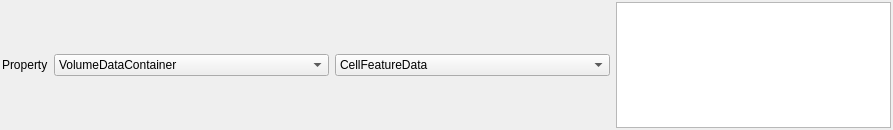
<?xml version="1.0" encoding="UTF-8"?>
<ui version="4.0">
 <class>DataArraysSelectionWidget</class>
 <widget class="QWidget" name="DataArraysSelectionWidget">
  <property name="geometry">
   <rect>
    <x>0</x>
    <y>0</y>
    <width>893</width>
    <height>130</height>
   </rect>
  </property>
  <layout class="QHBoxLayout" name="horizontalLayout">
   <property name="leftMargin">
    <number>2</number>
   </property>
   <property name="topMargin">
    <number>2</number>
   </property>
   <property name="rightMargin">
    <number>2</number>
   </property>
   <property name="bottomMargin">
    <number>2</number>
   </property>
   <item>
    <widget class="QLabel" name="label">
     <property name="sizePolicy">
      <sizepolicy hsizetype="Preferred" vsizetype="Preferred">
       <horstretch>0</horstretch>
       <verstretch>0</verstretch>
      </sizepolicy>
     </property>
     <property name="text">
      <string>Property</string>
     </property>
    </widget>
   </item>
   <item>
    <widget class="QComboBox" name="dataContainerList">
     <property name="sizePolicy">
      <sizepolicy hsizetype="MinimumExpanding" vsizetype="Maximum">
       <horstretch>0</horstretch>
       <verstretch>0</verstretch>
      </sizepolicy>
     </property>
     <property name="toolTip">
      <string>This is the DataContainer selection</string>
     </property>
     <item>
      <property name="text">
       <string>VolumeDataContainer</string>
      </property>
     </item>
    </widget>
   </item>
   <item>
    <widget class="QComboBox" name="attributeMatrixList">
     <property name="sizePolicy">
      <sizepolicy hsizetype="MinimumExpanding" vsizetype="Maximum">
       <horstretch>0</horstretch>
       <verstretch>0</verstretch>
      </sizepolicy>
     </property>
     <property name="toolTip">
      <string>This is the AttributeMatrix selection</string>
     </property>
     <item>
      <property name="text">
       <string>CellFeatureData</string>
      </property>
     </item>
    </widget>
   </item>
   <item>
    <widget class="QListWidget" name="attributeArraysWidget">
     <property name="editTriggers">
      <set>QAbstractItemView::NoEditTriggers</set>
     </property>
     <property name="selectionMode">
      <enum>QAbstractItemView::NoSelection</enum>
     </property>
    </widget>
   </item>
  </layout>
 </widget>
 <resources/>
 <connections/>
</ui>
